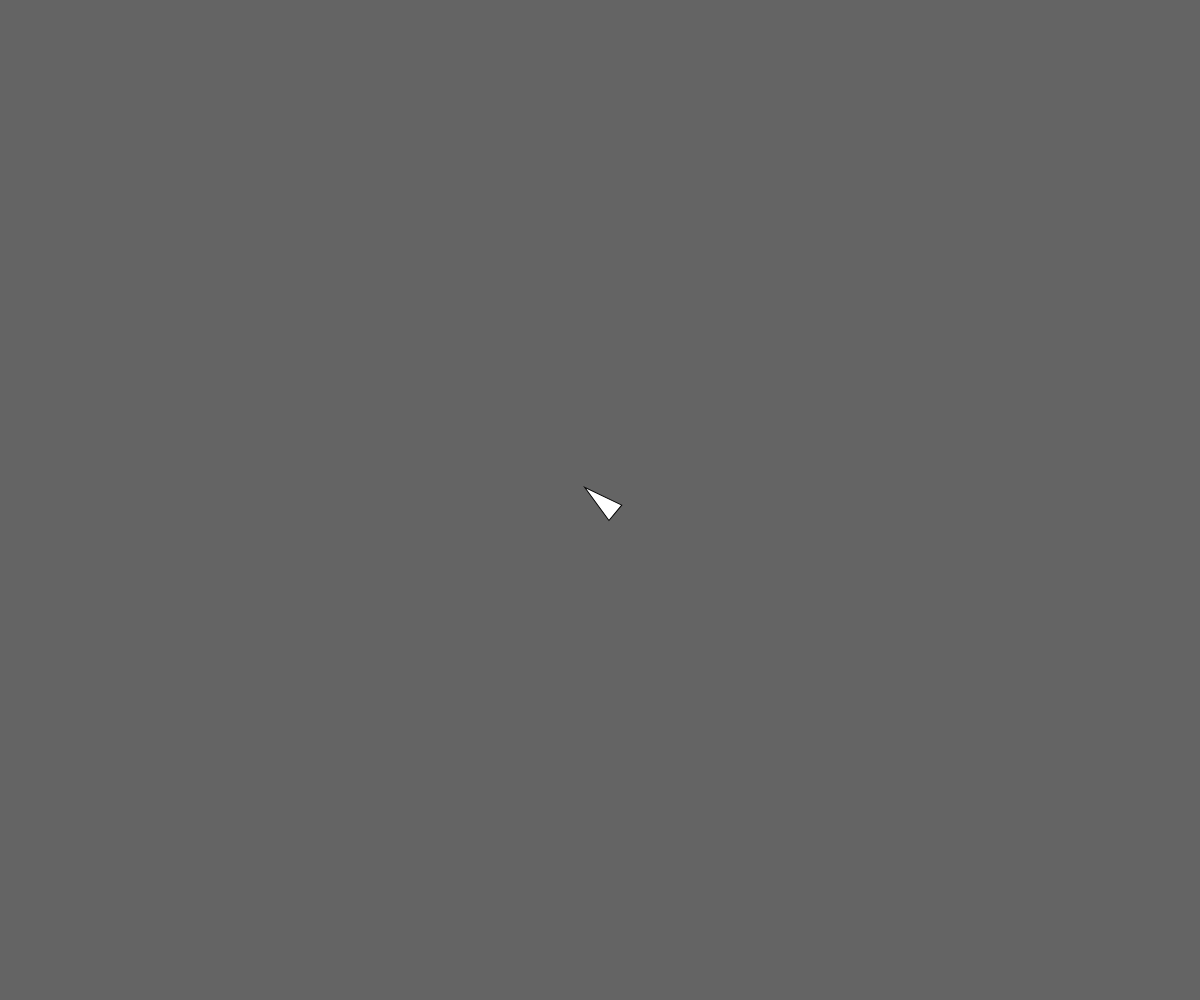
Frame 1 (no input)
Frame 60 (no input): blank canvas, image omitted
Frame 120 (the mouse pressed at the canvas centre since frame 60): blank canvas, image omitted

The p5.js sketch that drew this single still picture (run headless with seeded random() and noise() and a simulated clock; from frame 60 on, the mouse is pressed at the canvas centre):

// p5.js sketch
// ── sketch.js
// atan2(), chase

let shapePos;

function setup() {
  createCanvas(windowWidth, windowHeight);
  rectMode(CENTER);
  shapePos = createVector(width / 2, height / 2);
}

function draw() {
  background(100);

  const mousePos = createVector(mouseX, mouseY);
  const angle = atan2(mousePos.y - shapePos.y, mousePos.x - shapePos.x);

  push()
  translate(shapePos.x, shapePos.y);
  rotate(angle + PI / 2);
  triangle(0, -20, -10, 20, 10, 20)
  pop()

  shapePos = p5.Vector.lerp(shapePos, mousePos, 0.05);

}
